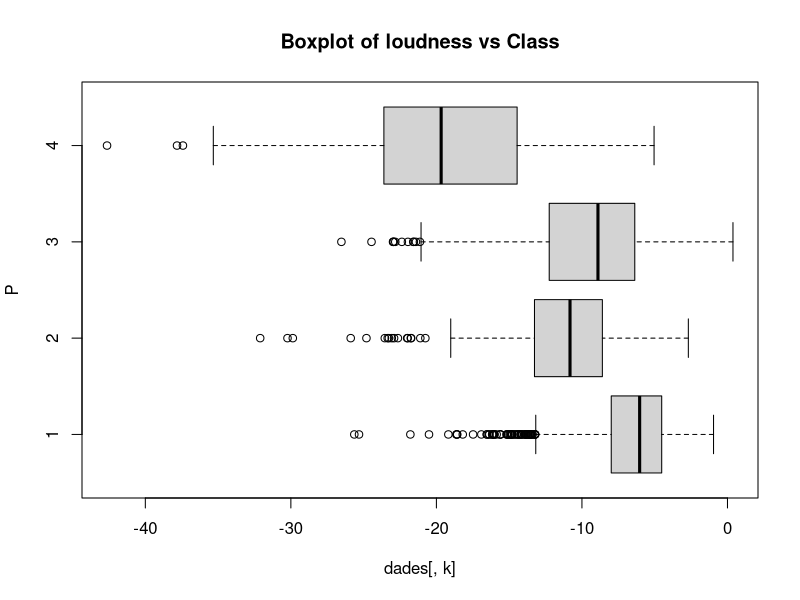
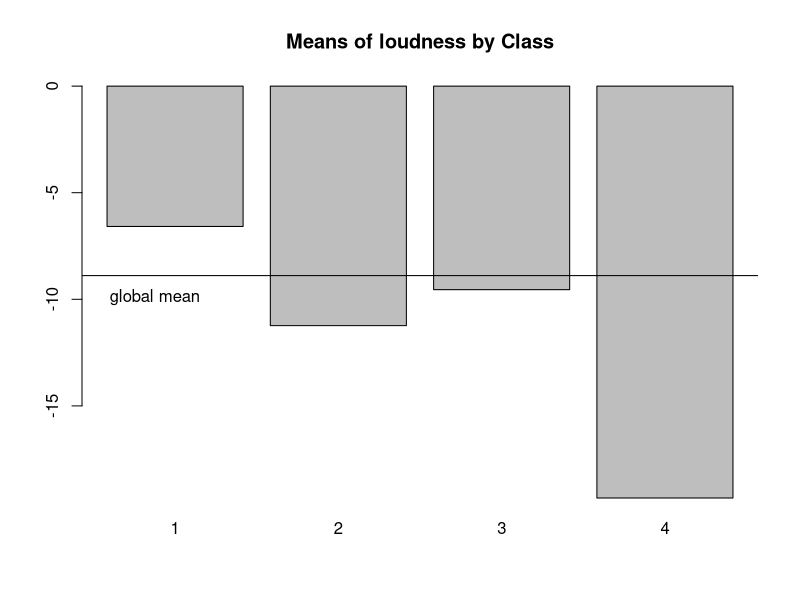
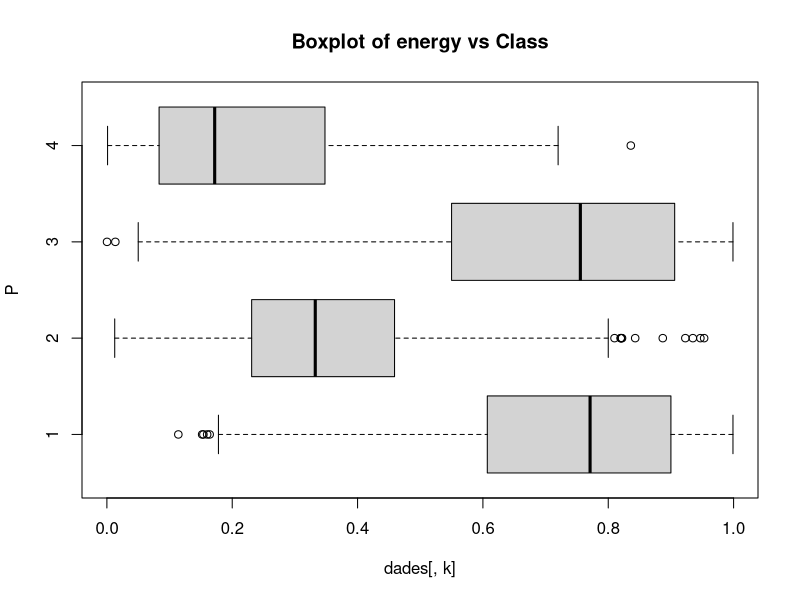
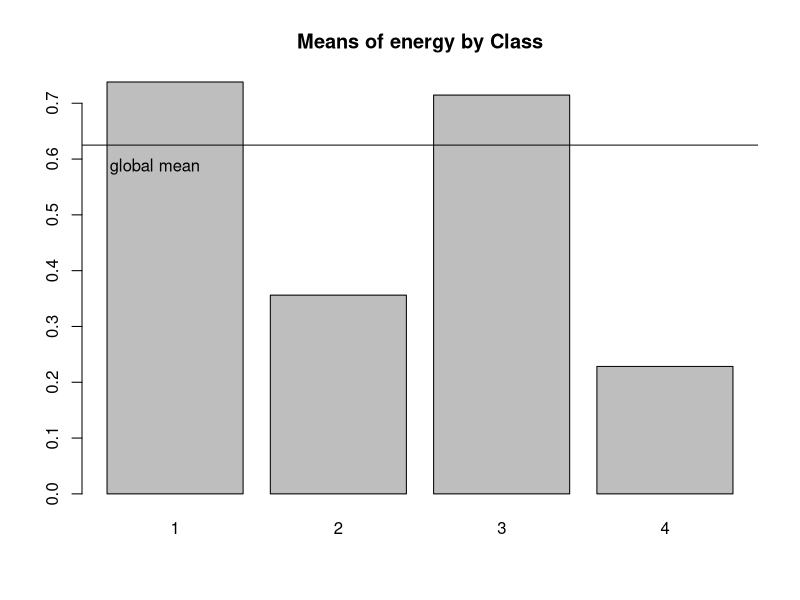
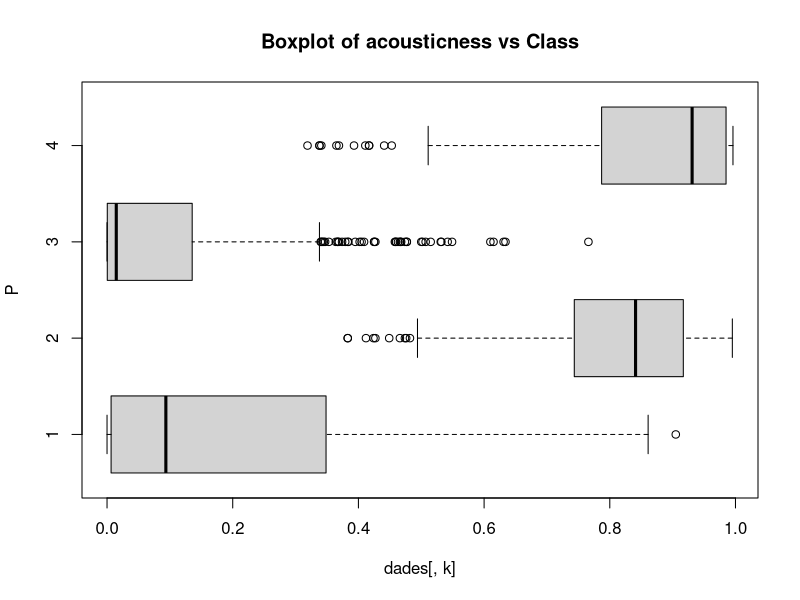
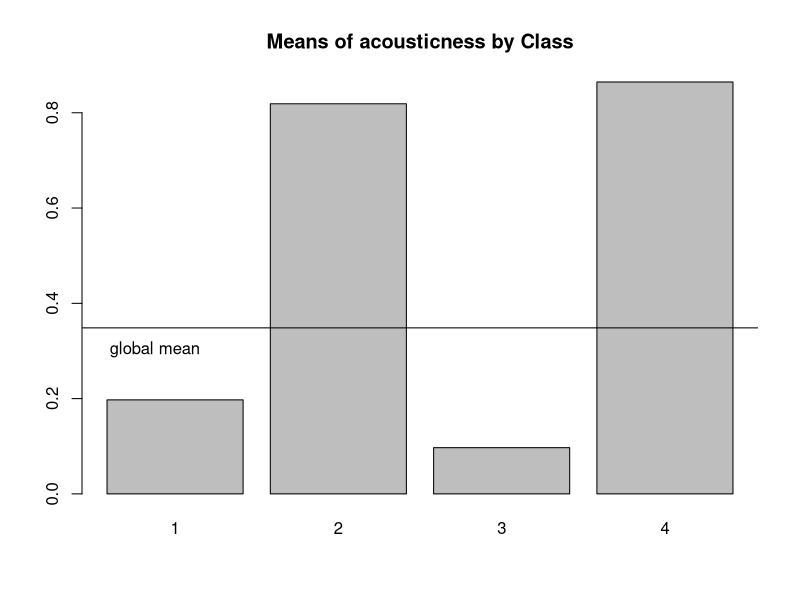
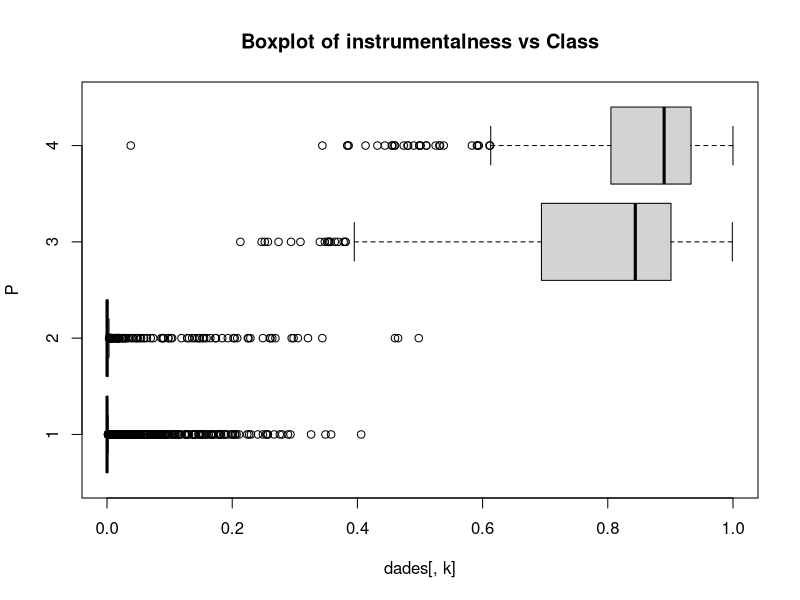
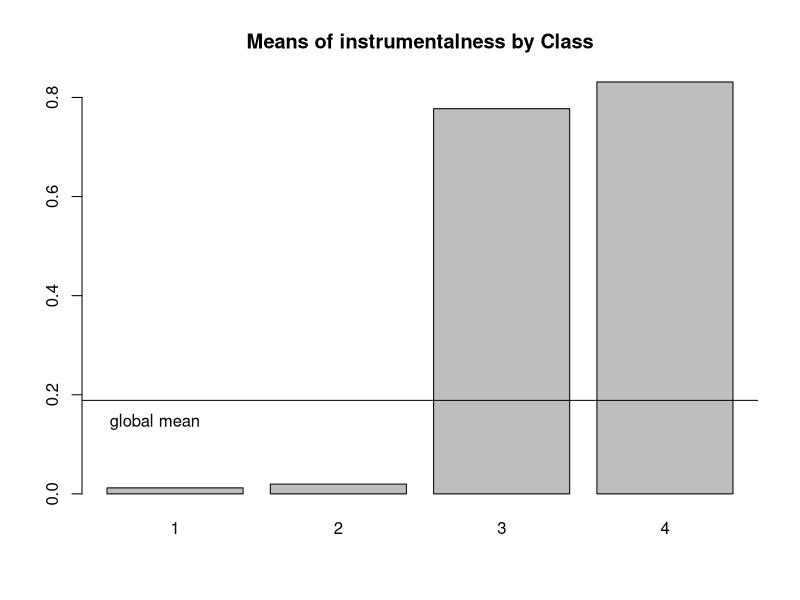

The R source for these figures, in order:
## ---- chunk 1
knitr::opts_chunk$set(echo = TRUE)
## ---- chunk 2
# READING CREDSCO_BIN
# load("d:/karina/docencia/DataMiningEI/Practiques/2CredscoProfiling/credscok_bin")

#read data only if required
# setwd("D:/karina/docencia/01areferenciesPPT/0DadesPractiques/CREDSCO")
# setwd("C:/Users/Joseph/Documents/Codes/2022/mvtec-2022/mvtec-statsprogramming/statsprog-09")
# dd <- read.table("data/CredScoClean.csv",header=T, sep=";", dec='.');
dd <- read.table("data/SpotifyClustersData.csv",header=T, sep=",", dec='.');

names(dd)

attach(dd)

#Dictamen    <- as.factor(Dictamen)
#levels(Dictamen) <- c(NA, "positiu","negatiu")

#Calcula els valor test de la variable Xnum per totes les modalitats del factor P
ValorTestXnum <- function(Xnum,P){
  #freq dis of fac
  nk <- as.vector(table(P)); 
  n <- sum(nk); 
  #mitjanes x grups
  xk <- tapply(Xnum,P,mean);
  #valors test
  txk <- (xk-mean(Xnum))/(sd(Xnum)*sqrt((n-nk)/(n*nk))); 
  #p-values
  pxk <- pt(txk,n-1,lower.tail=F);
  for(c in 1:length(levels(as.factor(P)))){if (pxk[c]>0.5){pxk[c]<-1-pxk[c]}}
  return (pxk)
}


ValorTestXquali <- function(P,Xquali){
  taula <- table(P,Xquali);
  n <- sum(taula); 
  pk <- apply(taula,1,sum)/n;
  pj <- apply(taula,2,sum)/n;
  pf <- taula/(n*pk);
  pjm <- matrix(data=pj,nrow=dim(pf)[1],ncol=dim(pf)[2], byrow=TRUE);      
  dpf <- pf - pjm; 
  dvt <- sqrt(((1-pk)/(n*pk))%*%t(pj*(1-pj))); 
  #i hi ha divisions iguals a 0 dona NA i no funciona
  zkj <- dpf
  zkj[dpf!=0]<-dpf[dpf!=0]/dvt[dpf!=0]; 
  pzkj <- pnorm(zkj,lower.tail=F);
  for(c in 1:length(levels(as.factor(P)))){for (s in 1:length(levels(Xquali))){if (pzkj[c,s]> 0.5){pzkj[c,s]<-1- pzkj[c,s]}}}
  return (list(rowpf=pf,vtest=zkj,pval=pzkj))
}


#source("file")
#dades contain the dataset
dades<-dd
#dades<-dd[filtro,]
#dades<-df
K<-dim(dades)[2]
par(ask=TRUE)

#--- Inserted a code from generated c2 variable from clustering
## Dissimilarity matrix (Main task)
  library(cluster)
  numeric_vars <- c("loudness", "energy", "acousticness", "instrumentalness", "valence")
  dissimMatrix <- daisy(dd[,numeric_vars], metric = "gower", stand=TRUE) 
  distMatrix<-dissimMatrix^2
  
  ## INSTRUCTION THAT RUN THE HEIRARCHICAL CLUSTERING
  h1 <- hclust(distMatrix,method="ward.D")  # NOTICE THE COST
  
  ## CUT THE TREE
  c2 <- cutree(h1, 4)
#---

#P must contain the class variable
#P<-dd[,3]
P<-c2
#P<-dd[,18]
nameP<-"classe"
#P<-df[,33]

nc<-length(levels(factor(P)))
nc
pvalk <- matrix(data=0,nrow=nc,ncol=K, dimnames=list(levels(P),names(dades)))
nameP<-"Class"
n<-dim(dades)[1]

for(k in 1:K){
  if (is.numeric(dades[,k])){ 
    print(paste("Anàlisi per classes de la Variable:", names(dades)[k]))
    
    boxplot(dades[,k]~P, main=paste("Boxplot of", names(dades)[k], "vs", nameP ), horizontal=TRUE)
    
    barplot(tapply(dades[[k]], P, mean),main=paste("Means of", names(dades)[k], "by", nameP ))
    abline(h=mean(dades[[k]]))
    legend(0,mean(dades[[k]]),"global mean",bty="n")
    print("Estadístics per groups:")
    for(s in levels(as.factor(P))) {print(summary(dades[P==s,k]))}
    o<-oneway.test(dades[,k]~P)
    print(paste("p-valueANOVA:", o$p.value))
    kw<-kruskal.test(dades[,k]~P)
    print(paste("p-value Kruskal-Wallis:", kw$p.value))
    pvalk[,k]<-ValorTestXnum(dades[,k], P)
    print("p-values ValorsTest: ")
    print(pvalk[,k])      
  }else{
    if(class(dd[,k])=="Date"){
      print(summary(dd[,k]))
      print(sd(dd[,k]))
      #decide breaks: weeks, months, quarters...
      hist(dd[,k],breaks="weeks")
    }else{
      #qualitatives
      print(paste("Variable", names(dades)[k]))
      table<-table(P,dades[,k])
      #   print("Cross-table")
      #   print(table)
      rowperc<-prop.table(table,1)
      
      colperc<-prop.table(table,2)
      #  print("Distribucions condicionades a files")
      # print(rowperc)
      
      #ojo porque si la variable es true o false la identifica amb el tipus Logical i
      #aquest no te levels, por tanto, coertion preventiva
      
      dades[,k]<-as.factor(dades[,k])
      
      
      marg <- table(as.factor(P))/n
      print(append("Categories=",levels(as.factor(dades[,k]))))
      
      #from next plots, select one of them according to your practical case
      plot(marg,type="l",ylim=c(0,1),main=paste("Prop. of pos & neg by",names(dades)[k]))
      paleta<-rainbow(length(levels(dades[,k])))
      for(c in 1:length(levels(dades[,k]))){lines(colperc[,c],col=paleta[c]) }
      
      #with legend
      plot(marg,type="l",ylim=c(0,1),main=paste("Prop. of pos & neg by",names(dades)[k]))
      paleta<-rainbow(length(levels(dades[,k])))
      for(c in 1:length(levels(dades[,k]))){lines(colperc[,c],col=paleta[c]) }
      legend("topright", levels(dades[,k]), col=paleta, lty=2, cex=0.6)
      
      #condicionades a classes
      print(append("Categories=",levels(dades[,k])))
      plot(marg,type="n",ylim=c(0,1),main=paste("Prop. of pos & neg by",names(dades)[k]))
      paleta<-rainbow(length(levels(dades[,k])))
      for(c in 1:length(levels(dades[,k]))){lines(rowperc[,c],col=paleta[c]) }
      
      #with legend
      plot(marg,type="n",ylim=c(0,1),main=paste("Prop. of pos & neg by",names(dades)[k]))
      paleta<-rainbow(length(levels(dades[,k])))
      for(c in 1:length(levels(dades[,k]))){lines(rowperc[,c],col=paleta[c]) }
      legend("topright", levels(dades[,k]), col=paleta, lty=2, cex=0.6)
      
      #amb variable en eix d'abcisses
      marg <-table(dades[,k])/n
      print(append("Categories=",levels(dades[,k])))
      plot(marg,type="l",ylim=c(0,1),main=paste("Prop. of pos & neg by",names(dades)[k]), las=3)
      #x<-plot(marg,type="l",ylim=c(0,1),main=paste("Prop. of pos & neg by",names(dades)[k]), xaxt="n")
      #text(x=x+.25, y=-1, adj=1, levels(CountryName), xpd=TRUE, srt=25, cex=0.7)
      paleta<-rainbow(length(levels(as.factor(P))))
      for(c in 1:length(levels(as.factor(P)))){lines(rowperc[c,],col=paleta[c]) }
      
      #with legend
      plot(marg,type="l",ylim=c(0,1),main=paste("Prop. of pos & neg by",names(dades)[k]), las=3)
      for(c in 1:length(levels(as.factor(P)))){lines(rowperc[c,],col=paleta[c])}
      legend("topright", levels(as.factor(P)), col=paleta, lty=2, cex=0.6)
      
      #condicionades a columna 
      plot(marg,type="n",ylim=c(0,1),main=paste("Prop. of pos & neg by",names(dades)[k]), las=3)
      paleta<-rainbow(length(levels(as.factor(P))))
      for(c in 1:length(levels(as.factor(P)))){lines(colperc[c,],col=paleta[c]) }
      
      #with legend
      plot(marg,type="n",ylim=c(0,1),main=paste("Prop. of pos & neg by",names(dades)[k]), las=3)
      for(c in 1:length(levels(as.factor(P)))){lines(colperc[c,],col=paleta[c])}
      legend("topright", levels(as.factor(P)), col=paleta, lty=2, cex=0.6)
      
      table<-table(dades[,k],P)
      print("Cross Table:")
      print(table)
      print("Distribucions condicionades a columnes:")
      print(colperc)
      
      #diagrames de barres apilades                                         
      
      paleta<-rainbow(length(levels(dades[,k])))
      barplot(table(dades[,k], as.factor(P)), beside=FALSE,col=paleta )
      
      barplot(table(dades[,k], as.factor(P)), beside=FALSE,col=paleta )
      legend("topright",levels(as.factor(dades[,k])),pch=1,cex=0.5, col=paleta)
      
      #diagrames de barres adosades
      barplot(table(dades[,k], as.factor(P)), beside=TRUE,col=paleta )
      
      barplot(table(dades[,k], as.factor(P)), beside=TRUE,col=paleta)
      legend("topright",levels(as.factor(dades[,k])),pch=1,cex=0.5, col=paleta)
      
      print("Test Chi quadrat: ")
      print(chisq.test(dades[,k], as.factor(P)))
      
      print("valorsTest:")
      print( ValorTestXquali(P,dades[,k]))
      #calcular els pvalues de les quali
    }
  }
}#endfor
## ---- chunk 3
#descriptors de les classes més significatius. Afegir info qualits
for (c in 1:length(levels(as.factor(P)))) {
  if(!is.na(levels(as.factor(P))[c])){
    print(paste("P.values per class:",levels(as.factor(P))[c]));
    print(sort(pvalk[c,]), digits=3) 
  }
}

#afegir la informacio de les modalitats de les qualitatives a la llista de pvalues i fer ordenacio global

#saving the dataframe in an external file
#write.table(dd, file = "credscoClean.csv", sep = ";", na = "NA", dec = ".", row.names = FALSE, col.names = TRUE)
